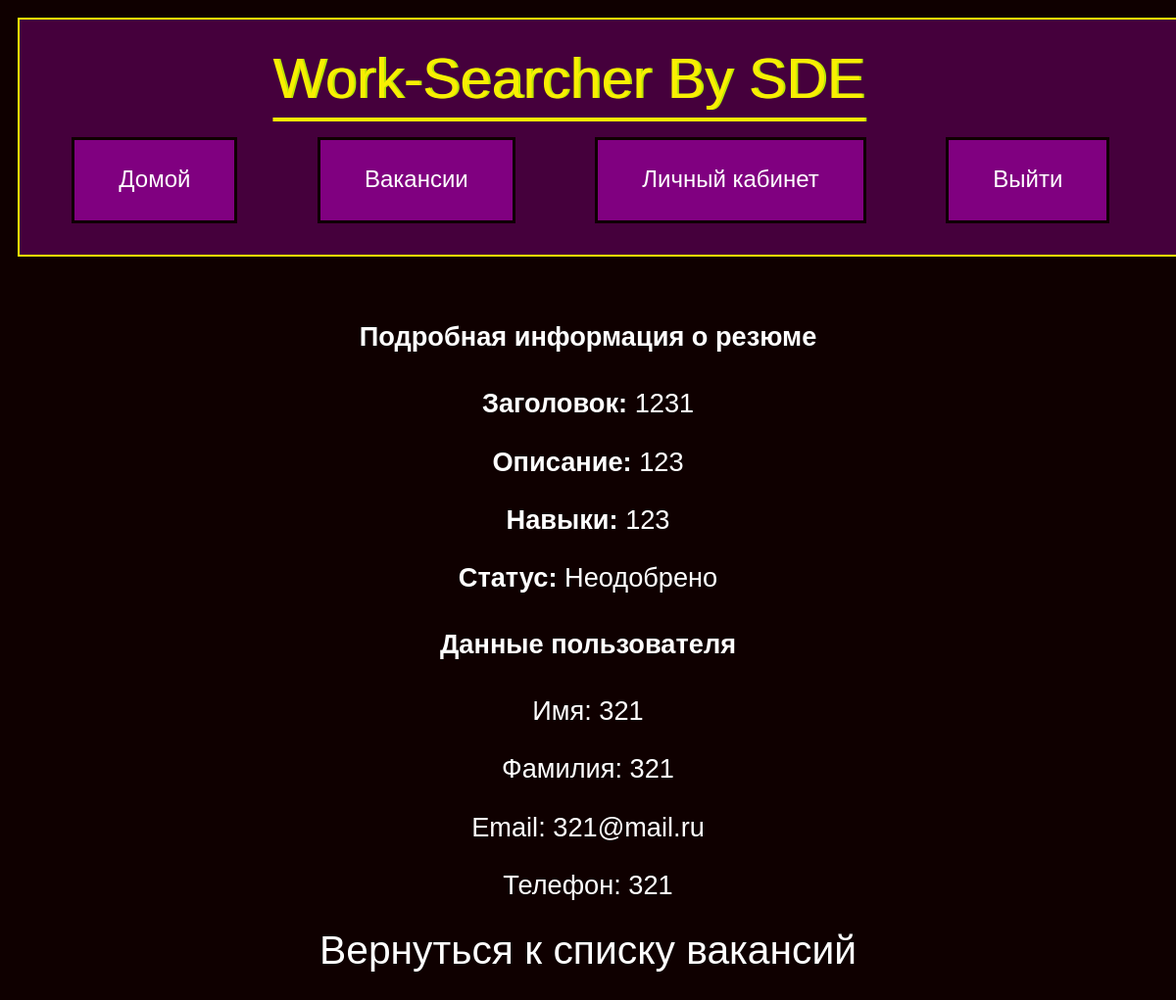
Page /resume/5/detail (signed in) on the committed database.
### Model/models.py (models this page shows, shortened)
class Resume(db.Model):
    id = db.Column(db.Integer, primary_key=True)
    title = db.Column(db.String(300), nullable=False)
    description = db.Column(db.Text, nullable=False)
    skills = db.Column(db.String(200))
    image_filename = db.Column(db.String(300))
    user_id = db.Column(db.Integer, db.ForeignKey('user.id'), nullable=False)
    user = db.relationship('User', backref=db.backref('resumes', lazy=True))
    status = db.Column(db.Boolean, nullable=True)

class User(UserMixin, db.Model):
    id = db.Column(db.Integer, primary_key=True)
    firstname = db.Column(db.String(80), nullable=False)
    lastname = db.Column(db.String(80), nullable=False)
    age = db.Column(db.Integer, nullable=False)
    password_hash = db.Column(db.String(128), nullable=False)
    email = db.Column(db.String(80), nullable=False, unique=True)
    phone_number = db.Column(db.String(20), nullable=False)
    employer_status = db.Column(db.Boolean, nullable=False)
    workplace = db.Column(db.String(20))  # место работы
    post = db.Column(db.String(20))  # должность
    region_id = db.Column(db.Integer, db.ForeignKey('region.id'), nullable=False)
    region = db.relationship('Region', backref=db.backref('users', lazy=True))
    is_admin = db.Column(db.Boolean, default=False)

### Controller/resume.py (the view)
@resume.route('/resume/<int:resume_id>/detail')
@login_required
def detail_resume(resume_id):
    try:
        resume = Resume.query.get(resume_id)
        if not resume:
            abort(404, description="Резюме не найдено")
        is_employer = current_user.is_authenticated and current_user.employer_status
        return render_template('detail_resume.html', resume=resume, is_employer=is_employer)
    except Exception as e:
        print(f"An error occurred in detail_resume view: {str(e)}")
        raise

### app.py (called while the page is built)
@login_manager.user_loader
def load_user(user_id):
    return User.query.get(int(user_id))

### templates/detail_resume.html (shortened to what this page needs)
{% extends "base.html" %}
{% block content %}
    <div class = "dashboard">
    <h4>Подробная информация о резюме</h4>
    <p><strong>Заголовок:</strong> {{ resume.title }}</p>
    <p><strong>Описание:</strong> {{ resume.description }}</p>
    <p><strong>Навыки:</strong> {{ resume.skills }}</p>
    <p><strong>Статус:</strong> {% if resume.status %}Одобрено{% else %}Неодобрено{% endif %}</p>
    {% if is_employer %}
        <h4>Данные пользователя</h4>
        <p>Имя: {{ resume.user.firstname }}</p>
        <p>Фамилия: {{ resume.user.lastname }}</p>
        <p>Email: {{ resume.user.email }}</p>
        <p>Телефон: {{ resume.user.phone_number }}</p>
    {% endif %}
    {% if not current_user.employer_status or current_user.is_admin %}
        <a href="{{ url_for('CZN.resumes') }}">Вернуться к списку резюме</a>
    {% else %}
        <a href="{{ url_for('CZN.jobs') }}">Вернуться к списку вакансий</a>
    {% endif %}
    </div>
{% endblock %}

### static/styles.css (style rules this page uses)
html { height:100%; }
body { background: #0f0000; color : #ffffff; font-family: "helterskelter", sans-serif; -webkit-background-size: cover; }
a { text-decoration: none; color: #ffffff; font-size: 150%; padding: 15px; }
.dashboard { margin-top: 10px; margin-bottom: 10px; color: #ffffff; font-size : 200%; font-family: "century gothic", sans-serif; font-weight : lighter; }

### rows in the picture
Resume: title "1231", description "123", skills "123"
User: user.firstname "321", user.lastname "321", user.email "321@mail.ru", user.phone_number "321"
